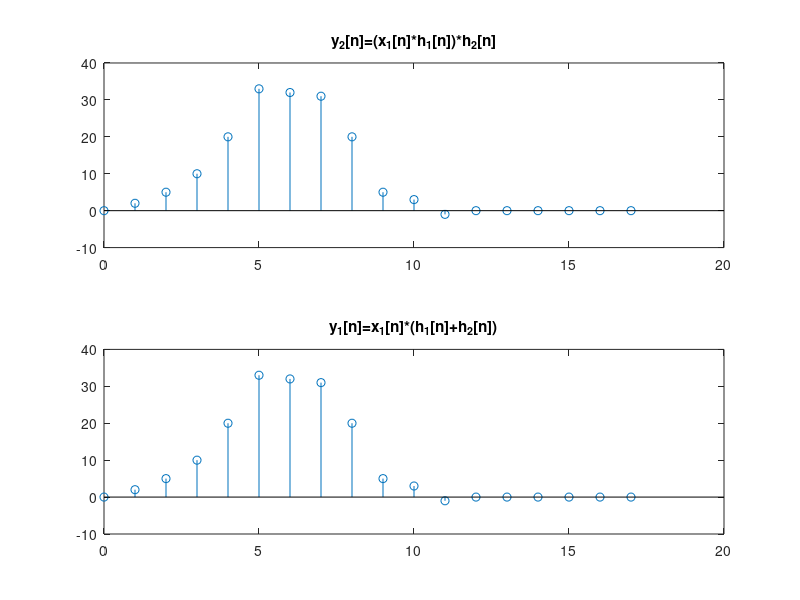

Here is the MATLAB script that generated this plot:
% Problem 2.4(d)

x1 = [1 1 1 1 0 0 0 0 0 0];
nx1 = 0:1:9;

h1 = [1 -1 3 0 1];
h2 = [0 2 5 4 -1];
nh1 = 0:1:4;

y1 = conv(conv(x1, h1), h2);
y2 = conv(x1, conv(h1, h2));

ny = nh1(1)+nx1(1):1:nh1(end)+nh1(end)+nx1(end)

subplot(2,1,1), stem(ny, y1), title("y_2[n]=(x_1[n]*h_1[n])*h_2[n]");
subplot(2,1,2), stem(ny, y2), title("y_1[n]=x_1[n]*(h_1[n]+h_2[n])");

saveas(gcf, "plots/P2_4_d_out.png");
close;
